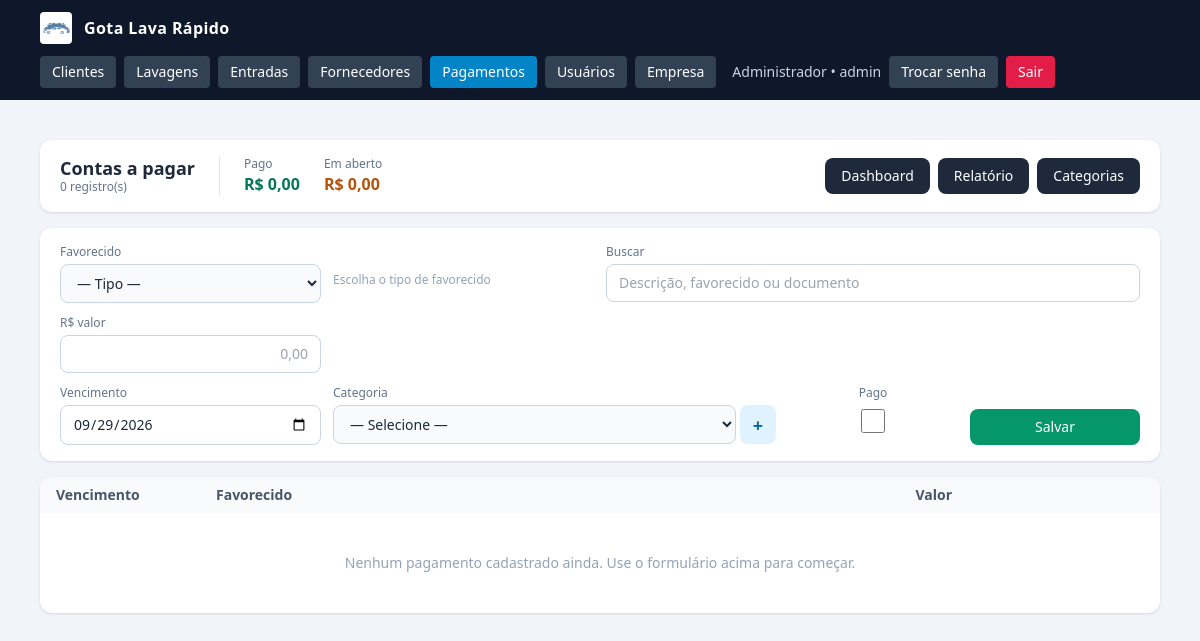
/pagamentos.php (signed in), run on an earlier commit of the app's database.
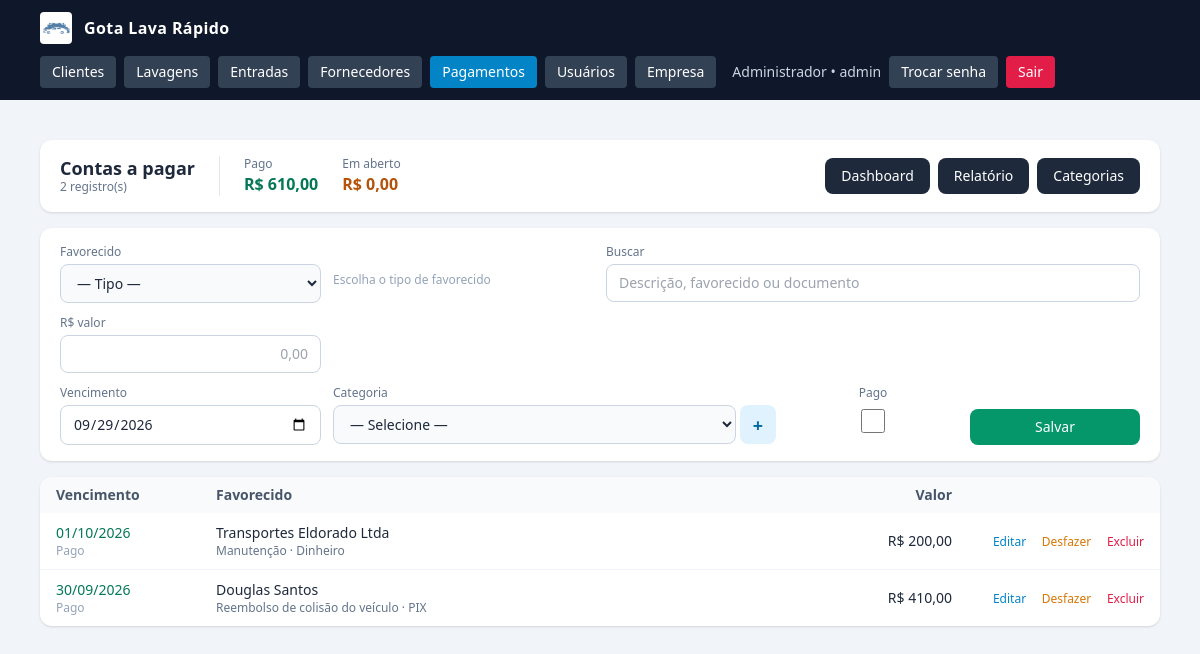
And on a later commit of the database.
### tables this page shows
CREATE TABLE pagamentos_despesas (
            id INTEGER PRIMARY KEY AUTOINCREMENT,
            tipo_pessoa TEXT NOT NULL DEFAULT 'avulso',
            pessoa_id INTEGER,
            pessoa_nome TEXT NOT NULL DEFAULT '',
            categoria_id INTEGER NOT NULL,
            descricao TEXT NOT NULL DEFAULT '',
            documento TEXT NOT NULL DEFAULT '',
            valor_centavos INTEGER NOT NULL DEFAULT 0,
            data_vencimento TEXT NOT NULL,
            data_pagamento TEXT NOT NULL DEFAULT '',
            forma_pagamento TEXT NOT NULL DEFAULT '',
            observacoes TEXT NOT NULL DEFAULT '',
            criado_por INTEGER,
            criado_em TEXT NOT NULL DEFAULT (datetime('now','localtime')),
            atualizado_em TEXT NOT NULL DEFAULT (datetime('now','localtime'))
        );

### config.php (called while the page is built, shortened)
<?php
function db(): PDO {
    static $pdo = null;
    if ($pdo === null) {
        $pdo = new PDO('sqlite:' . DB_PATH, null, null, [
            PDO::ATTR_ERRMODE            => PDO::ERRMODE_EXCEPTION,
            PDO::ATTR_DEFAULT_FETCH_MODE => PDO::FETCH_ASSOC,
        ]);
        $pdo->exec('PRAGMA foreign_keys = ON');
        $pdo->exec('PRAGMA journal_mode = WAL');
    }
    return $pdo;
}
require_once APP_ROOT . '/functions.php';

### functions.php (called while the page is built, shortened)
<?php
function e(?string $s): string {
    return htmlspecialchars((string)$s, ENT_QUOTES, 'UTF-8');
}
function centavos_para_moeda(int $c): string {
    return number_format($c / 100, 2, ',', '.');
}
function centavos_para_moeda_brl(int $c): string {
    return 'R$ ' . centavos_para_moeda($c);
}
function formas_pagamento(): array {
    return [
        'PIX'      => 'PIX',
        'CREDITO'  => 'Crédito',
        'DEBITO'   => 'Débito',
        'DINHEIRO' => 'Dinheiro',
        'OUTRO'    => 'Outro',
    ];
}
function status_pagamento(array $p): string {
    if (!empty($p['data_pagamento'])) return 'pago';
    $hoje = date('Y-m-d');
    return $p['data_vencimento'] < $hoje ? 'atrasado' : 'pendente';
}

### pagamentos.php (the view, shortened to what the changed rows need)
<?php
require_once __DIR__ . '/config.php';
$formas = formas_pagamento();
$anoMes = date('Y-m');
$pagoMes = (int)db()->query("
    SELECT COALESCE(SUM(valor_centavos),0) FROM pagamentos_despesas
    WHERE data_pagamento LIKE '" . $anoMes . "%'
")->fetchColumn();
$pagamentos = db()->query("
    SELECT p.id, p.data_vencimento, p.data_pagamento, p.forma_pagamento,
           p.tipo_pessoa, p.pessoa_nome, p.valor_centavos,
           p.descricao
    FROM pagamentos_despesas p
    ORDER BY p.data_vencimento DESC, p.id DESC
    LIMIT 200
")->fetchAll();
require __DIR__ . '/header.php';
?>
<div class="bg-white rounded-xl shadow px-5 py-4 mb-4 flex flex-wrap items-center justify-between gap-4">
  <div class="flex items-center gap-6">
    <div>
      <h1 class="text-lg font-semibold leading-tight">Contas a pagar</h1>
      <p class="text-xs text-slate-500"><?= count($pagamentos) ?> registro(s)</p>
    </div>
    <div class="pl-6 border-l border-slate-200">
      <div class="text-xs text-slate-500">Pago</div>
      <div class="font-bold text-emerald-700"><?= e(centavos_para_moeda_brl($pagoMes)) ?></div>
    </div>
  </div>
</div>
<div class="bg-white rounded-xl shadow overflow-hidden">
  <div class="overflow-x-auto">
    <table class="min-w-full text-sm">
      <thead class="bg-slate-50 text-slate-600">
        <tr>
          <th class="text-left px-4 py-2 w-40">Vencimento</th>
          <th class="text-left px-4 py-2">Favorecido</th>
          <th class="text-right px-4 py-2 w-40">Valor</th>
          <th class="px-4 py-2 w-48"></th>
        </tr>
      </thead>
      <tbody class="divide-y divide-slate-100">
      <?php if (!$pagamentos): ?>
        <tr><td colspan="4" class="px-4 py-10 text-center text-slate-400">
          Nenhum pagamento cadastrado ainda. Use o formulário acima para começar.
        </td></tr>
      <?php else: foreach ($pagamentos as $p):
        $st = status_pagamento($p);
        $cor = $st === 'pago' ? 'text-emerald-700'
             : ($st === 'atrasado' ? 'text-rose-700' : 'text-amber-700');
        $lbl = $st === 'pago' ? 'Pago' : ($st === 'atrasado' ? 'Atrasado' : 'Pendente');
      ?>
        <tr class="hover:bg-slate-50">
          <td class="px-4 py-2.5 whitespace-nowrap">
            <div class="font-medium <?= $cor ?>"><?= e(date('d/m/Y', strtotime($p['data_vencimento']))) ?></div>
            <div class="text-xs text-slate-400"><?= e($lbl) ?></div>
          </td>
          <td class="px-4 py-2.5">
            <div class="font-medium"><?= e($p['pessoa_nome'] ?: '—') ?></div>
            <div class="text-xs text-slate-500 truncate">
              <?= e($p['descricao']) ?>
              <?php if ($p['forma_pagamento']): ?>
                · <?= e($formas[$p['forma_pagamento']] ?? $p['forma_pagamento']) ?>
              <?php endif; ?>
            </div>
          </td>
          <td class="px-4 py-2.5 text-right font-medium whitespace-nowrap">
            <?= e(centavos_para_moeda_brl((int)$p['valor_centavos'])) ?>
          </td>
          <td class="px-4 py-2.5 text-right whitespace-nowrap">
            <a href="pagamento_form.php?id=<?= (int)$p['id'] ?>"
               class="text-sky-600 hover:underline text-xs mr-3">Editar</a>
            <?php if ($p['data_pagamento']): ?>
              <form method="post" class="inline">
                <button class="text-amber-600 hover:underline text-xs mr-3"
                        onclick="return confirm('Desfazer o pagamento?')">Desfazer</button>
              </form>
            <?php endif; ?>
            <form method="post" class="inline"
                  onsubmit="return confirm('Excluir este pagamento?');">
              <button class="text-rose-600 hover:underline text-xs">Excluir</button>
            </form>
          </td>
        </tr>
      <?php endforeach; endif; ?>
      </tbody>
    </table>
  </div>
</div>
<?php require __DIR__ . '/footer.php'; ?>

What changed in the data, as far as the page shows it:
added pagamentos_despesas: data_vencimento "01/10/2026", data_pagamento "Pago", pessoa_nome "Transportes Eldorado Ltda", descricao "Manutenção", forma_pagamento "Dinheiro", valor_centavos "R$ 200,00"
added pagamentos_despesas: data_vencimento "30/09/2026", data_pagamento "Pago", pessoa_nome "Douglas Santos", descricao "Reembolso de colisão do veículo", forma_pagamento "PIX", valor_centavos "R$ 410,00"
Also different on the page:
count($pagamentos): "0" → "2"
centavos_para_moeda_brl($pagoMes): "R$ 0,00" → "R$ 610,00"
text no longer shown: "Nenhum pagamento cadastrado ainda. Use o formulário acima para começar."
